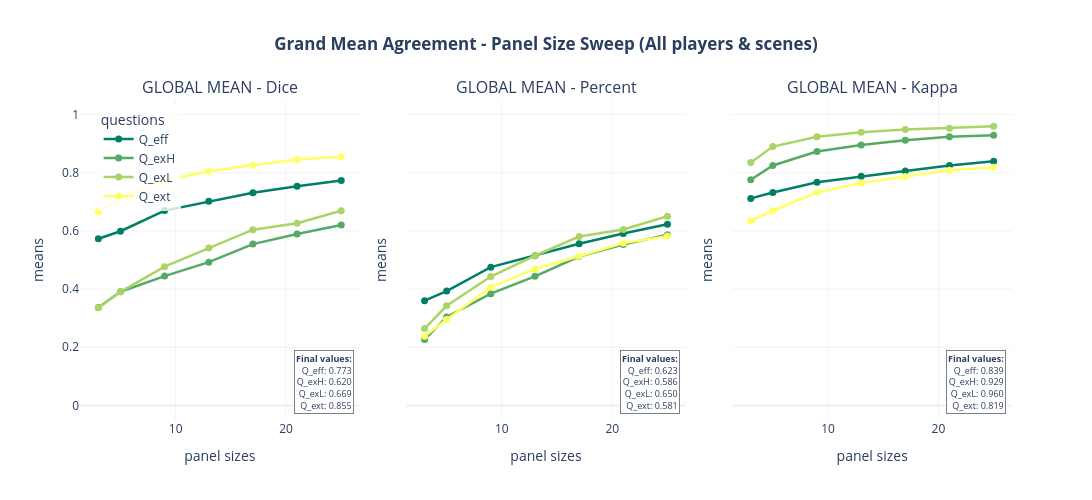

The notebook cell saved with this chart:
### Code cell
fig = plot_mean_metrics_per_panel_size(results_question)
fig.show()

### Figure 1 — Plotly figure (JSON) as saved in the notebook; plotly's stock layout.template omitted (floating-point values rounded to 4 significant figures)
{"data": [{"line": {"color": "rgb(0, 127, 102)", "width": 2.5}, "marker": {"size": 7}, "mode": "lines+markers", "name": "Q_eff", "showlegend": true, "type": "scatter", "x": [3, 5, 9, 13, 17, 21, 25], "xaxis": "x", "y": [0.5729, 0.5989, 0.6699, 0.7016, 0.7313, 0.7539, 0.7733], "yaxis": "y"}, {"line": {"color": "rgb(85, 170, 102)", "width": 2.5}, "marker": {"size": 7}, "mode": "lines+markers", "name": "Q_exH", "showlegend": true, "type": "scatter", "x": [3, 5, 9, 13, 17, 21, 25], "xaxis": "x", "y": [0.337, 0.391, 0.4447, 0.4927, 0.5546, 0.5891, 0.6202], "yaxis": "y"}, {"line": {"color": "rgb(170, 212, 102)", "width": 2.5}, "marker": {"size": 7}, "mode": "lines+markers", "name": "Q_exL", "showlegend": true, "type": "scatter", "x": [3, 5, 9, 13, 17, 21, 25], "xaxis": "x", "y": [0.3359, 0.3907, 0.4772, 0.5412, 0.6043, 0.6265, 0.6691], "yaxis": "y"}, {"line": {"color": "rgb(255, 255, 102)", "width": 2.5}, "marker": {"size": 7}, "mode": "lines+markers", "name": "Q_ext", "showlegend": true, "type": "scatter", "x": [3, 5, 9, 13, 17, 21, 25], "xaxis": "x", "y": [0.6659, 0.7122, 0.7734, 0.805, 0.8258, 0.8455, 0.855], "yaxis": "y"}, {"line": {"color": "rgb(0, 127, 102)", "width": 2.5}, "marker": {"size": 7}, "mode": "lines+markers", "name": "Q_eff", "showlegend": false, "type": "scatter", "x": [3, 5, 9, 13, 17, 21, 25], "xaxis": "x2", "y": [0.3603, 0.3933, 0.4754, 0.515, 0.5559, 0.591, 0.6229], "yaxis": "y2"}, {"line": {"color": "rgb(85, 170, 102)", "width": 2.5}, "marker": {"size": 7}, "mode": "lines+markers", "name": "Q_exH", "showlegend": false, "type": "scatter", "x": [3, 5, 9, 13, 17, 21, 25], "xaxis": "x2", "y": [0.2266, 0.3042, 0.3843, 0.4438, 0.512, 0.5529, 0.5865], "yaxis": "y2"}, {"line": {"color": "rgb(170, 212, 102)", "width": 2.5}, "marker": {"size": 7}, "mode": "lines+markers", "name": "Q_exL", "showlegend": false, "type": "scatter", "x": [3, 5, 9, 13, 17, 21, 25], "xaxis": "x2", "y": [0.2642, 0.3425, 0.443, 0.5147, 0.5805, 0.6047, 0.6505], "yaxis": "y2"}, {"line": {"color": "rgb(255, 255, 102)", "width": 2.5}, "marker": {"size": 7}, "mode": "lines+markers", "name": "Q_ext", "showlegend": false, "type": "scatter", "x": [3, 5, 9, 13, 17, 21, 25], "xaxis": "x2", "y": [0.238, 0.2953, 0.4066, 0.4693, 0.5129, 0.558, 0.5813], "yaxis": "y2"}, {"line": {"color": "rgb(0, 127, 102)", "width": 2.5}, "marker": {"size": 7}, "mode": "lines+markers", "name": "Q_eff", "showlegend": false, "type": "scatter", "x": [3, 5, 9, 13, 17, 21, 25], "xaxis": "x3", "y": [0.7118, 0.7321, 0.7675, 0.7876, 0.8056, 0.8245, 0.8391], "yaxis": "y3"}, {"line": {"color": "rgb(85, 170, 102)", "width": 2.5}, "marker": {"size": 7}, "mode": "lines+markers", "name": "Q_exH", "showlegend": false, "type": "scatter", "x": [3, 5, 9, 13, 17, 21, 25], "xaxis": "x3", "y": [0.7759, 0.825, 0.8728, 0.8955, 0.9115, 0.9235, 0.9291], "yaxis": "y3"}, {"line": {"color": "rgb(170, 212, 102)", "width": 2.5}, "marker": {"size": 7}, "mode": "lines+markers", "name": "Q_exL", "showlegend": false, "type": "scatter", "x": [3, 5, 9, 13, 17, 21, 25], "xaxis": "x3", "y": [0.8354, 0.8899, 0.9235, 0.9395, 0.9483, 0.9529, 0.9597], "yaxis": "y3"}, {"line": {"color": "rgb(255, 255, 102)", "width": 2.5}, "marker": {"size": 7}, "mode": "lines+markers", "name": "Q_ext", "showlegend": false, "type": "scatter", "x": [3, 5, 9, 13, 17, 21, 25], "xaxis": "x3", "y": [0.6349, 0.6694, 0.7325, 0.7644, 0.787, 0.8084, 0.8192], "yaxis": "y3"}], "layout": {"annotations": [{"font": {"size": 16}, "showarrow": false, "text": "GLOBAL MEAN - Dice", "x": 0.15, "xanchor": "center", "xref": "paper", "y": 1, "yanchor": "bottom", "yref": "paper"}, {"font": {"size": 16}, "showarrow": false, "text": "GLOBAL MEAN - Percent", "x": 0.5, "xanchor": "center", "xref": "paper", "y": 1, "yanchor": "bottom", "yref": "paper"}, {"font": {"size": 16}, "showarrow": false, "text": "GLOBAL MEAN - Kappa", "x": 0.85, "xanchor": "center", "xref": "paper", "y": 1, "yanchor": "bottom", "yref": "paper"}, {"align": "right", "bgcolor": "white", "bordercolor": "grey", "borderwidth": 1, "font": {"size": 9}, "showarrow": false, "text": "<b>Final values:</b><br>Q_eff: 0.773", "x": 0.98, "xref": "x domain", "y": 0.02, "yref": "y domain"}, {"align": "right", "bgcolor": "white", "bordercolor": "grey", "borderwidth": 1, "font": {"size": 9}, "showarrow": false, "text": "<b>Final values:</b><br>Q_eff: 0.773<br>Q_exH: 0.620", "x": 0.98, "xref": "x domain", "y": 0.02, "yref": "y domain"}, {"align": "right", "bgcolor": "white", "bordercolor": "grey", "borderwidth": 1, "font": {"size": 9}, "showarrow": false, "text": "<b>Final values:</b><br>Q_eff: 0.773<br>Q_exH: 0.620<br>Q_exL: 0.669", "x": 0.98, "xref": "x domain", "y": 0.02, "yref": "y domain"}, {"align": "right", "bgcolor": "white", "bordercolor": "grey", "borderwidth": 1, "font": {"size": 9}, "showarrow": false, "text": "<b>Final values:</b><br>Q_eff: 0.773<br>Q_exH: 0.620<br>Q_exL: 0.669<br>Q_ext: 0.855", "x": 0.98, "xref": "x domain", "y": 0.02, "yref": "y domain"}, {"align": "right", "bgcolor": "white", "bordercolor": "grey", "borderwidth": 1, "font": {"size": 9}, "showarrow": false, "text": "<b>Final values:</b><br>Q_eff: 0.623", "x": 0.98, "xref": "x2 domain", "y": 0.02, "yref": "y2 domain"}, {"align": "right", "bgcolor": "white", "bordercolor": "grey", "borderwidth": 1, "font": {"size": 9}, "showarrow": false, "text": "<b>Final values:</b><br>Q_eff: 0.623<br>Q_exH: 0.586", "x": 0.98, "xref": "x2 domain", "y": 0.02, "yref": "y2 domain"}, {"align": "right", "bgcolor": "white", "bordercolor": "grey", "borderwidth": 1, "font": {"size": 9}, "showarrow": false, "text": "<b>Final values:</b><br>Q_eff: 0.623<br>Q_exH: 0.586<br>Q_exL: 0.650", "x": 0.98, "xref": "x2 domain", "y": 0.02, "yref": "y2 domain"}, {"align": "right", "bgcolor": "white", "bordercolor": "grey", "borderwidth": 1, "font": {"size": 9}, "showarrow": false, "text": "<b>Final values:</b><br>Q_eff: 0.623<br>Q_exH: 0.586<br>Q_exL: 0.650<br>Q_ext: 0.581", "x": 0.98, "xref": "x2 domain", "y": 0.02, "yref": "y2 domain"}, {"align": "right", "bgcolor": "white", "bordercolor": "grey", "borderwidth": 1, "font": {"size": 9}, "showarrow": false, "text": "<b>Final values:</b><br>Q_eff: 0.839", "x": 0.98, "xref": "x3 domain", "y": 0.02, "yref": "y3 domain"}, {"align": "right", "bgcolor": "white", "bordercolor": "grey", "borderwidth": 1, "font": {"size": 9}, "showarrow": false, "text": "<b>Final values:</b><br>Q_eff: 0.839<br>Q_exH: 0.929", "x": 0.98, "xref": "x3 domain", "y": 0.02, "yref": "y3 domain"}, {"align": "right", "bgcolor": "white", "bordercolor": "grey", "borderwidth": 1, "font": {"size": 9}, "showarrow": false, "text": "<b>Final values:</b><br>Q_eff: 0.839<br>Q_exH: 0.929<br>Q_exL: 0.960", "x": 0.98, "xref": "x3 domain", "y": 0.02, "yref": "y3 domain"}, {"align": "right", "bgcolor": "white", "bordercolor": "grey", "borderwidth": 1, "font": {"size": 9}, "showarrow": false, "text": "<b>Final values:</b><br>Q_eff: 0.839<br>Q_exH: 0.929<br>Q_exL: 0.960<br>Q_ext: 0.819", "x": 0.98, "xref": "x3 domain", "y": 0.02, "yref": "y3 domain"}], "height": 500, "legend": {"bgcolor": "rgba(255,255,255,0.8)", "orientation": "v", "title": {"text": "questions"}, "x": 0.02, "y": 0.98}, "title": {"text": "<b>Grand Mean Agreement - Panel Size Sweep (All players & scenes)</b>", "x": 0.5}, "width": 1500, "xaxis": {"anchor": "y", "domain": [0, 0.3], "gridcolor": "rgba(0,0,0,0.05)", "showgrid": true, "title": {"text": "panel sizes"}}, "xaxis2": {"anchor": "y2", "domain": [0.35, 0.65], "gridcolor": "rgba(0,0,0,0.05)", "showgrid": true, "title": {"text": "panel sizes"}}, "xaxis3": {"anchor": "y3", "domain": [0.7, 1], "gridcolor": "rgba(0,0,0,0.05)", "showgrid": true, "title": {"text": "panel sizes"}}, "yaxis": {"anchor": "x", "domain": [0, 1], "gridcolor": "rgba(0,0,0,0.05)", "range": [-0.05, 1.05], "showgrid": true, "title": {"text": "means"}}, "yaxis2": {"anchor": "x2", "domain": [0, 1], "gridcolor": "rgba(0,0,0,0.05)", "matches": "y", "range": [-0.05, 1.05], "showgrid": true, "showticklabels": false, "title": {"text": "means"}}, "yaxis3": {"anchor": "x3", "domain": [0, 1], "gridcolor": "rgba(0,0,0,0.05)", "matches": "y", "range": [-0.05, 1.05], "showgrid": true, "showticklabels": false, "title": {"text": "means"}}}}
